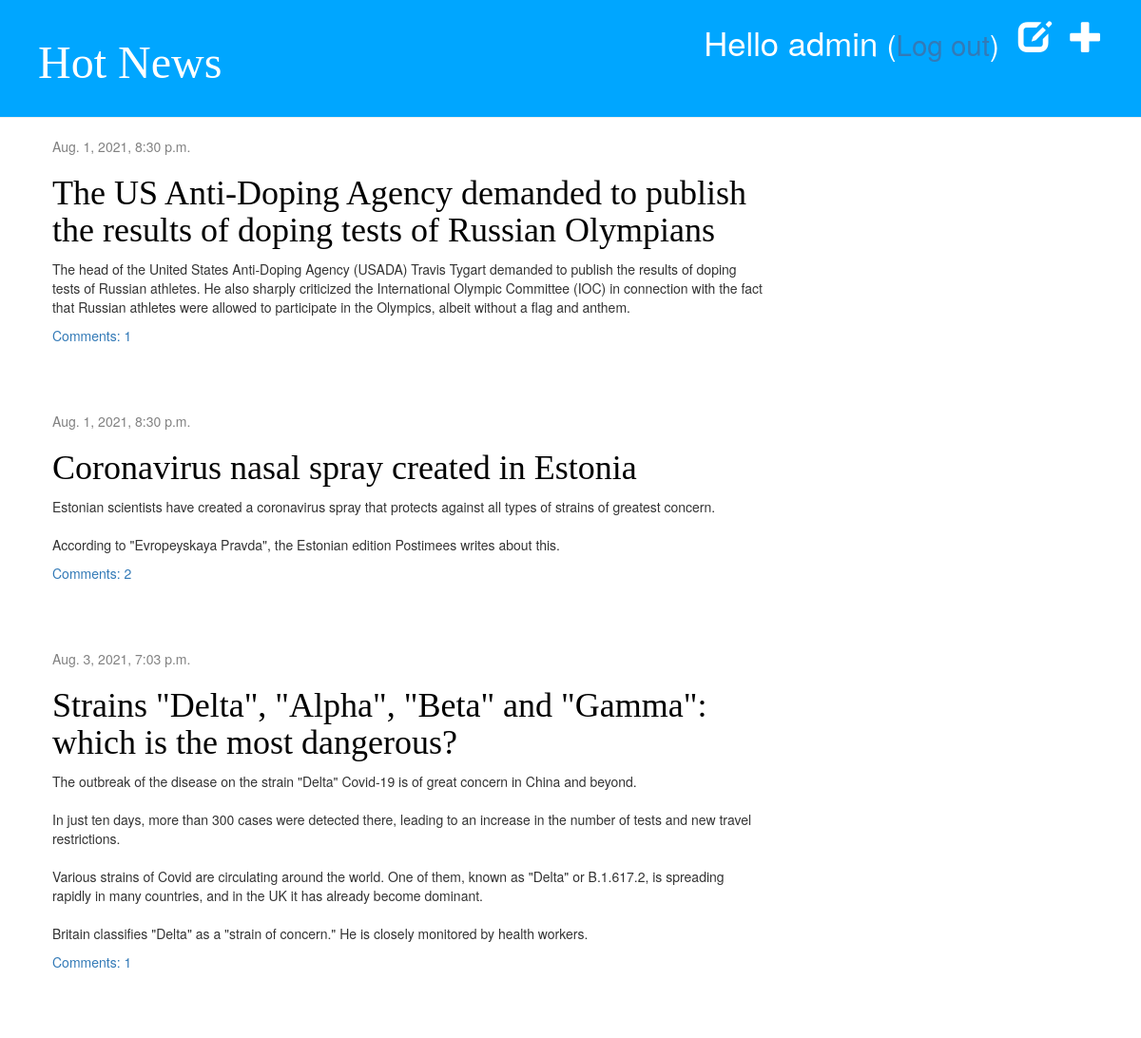
The app's page / (signed in) with its own data.
### news/models.py (models this page shows, shortened)
class Post(models.Model):
    author = models.ForeignKey(settings.AUTH_USER_MODEL, on_delete=models.CASCADE)
    title = models.CharField(max_length=200)
    text = models.TextField()
    created_date = models.DateTimeField(default=timezone.now)
    published_date = models.DateTimeField(blank=True, null=True)
    def approved_comments(self):
        return self.comments.filter(approved_comment=True)

### news/views.py (the view)
# urls.py: path('', views.post_list, name='post_list'),
def post_list(request):
    posts = Post.objects.filter(published_date__lte=timezone.now()).order_by('published_date')
    return render(request, 'news/post_list.html', {'posts': posts})

### news/templates/news/post_list.html
{% extends 'news/base.html' %}
{% block content %}
    {% for post in posts %}
        <div class="post">
            <div class="date">
                {{ post.published_date }}
            </div>
            <h1><a href="{% url 'post_detail' pk=post.pk %}">{{ post.title }}</a></h1>
            <p>{{ post.text|linebreaksbr }}</p>
            <a href="{% url 'post_detail' pk=post.pk %}">Comments: {{ post.approved_comments.count }}</a>
        </div>
    {% endfor %}
{% endblock %}

### news/templates/news/base.html (shortened to what this page needs)
{% load static %}
<html>
    <head>
        <link rel="stylesheet" href="//maxcdn.bootstrapcdn.com/bootstrap/3.2.0/css/bootstrap.min.css">
        <link rel="stylesheet" href="//maxcdn.bootstrapcdn.com/bootstrap/3.2.0/css/bootstrap-theme.min.css">
        <link rel="stylesheet" href="{% static 'css/news.css' %}">
    </head>
 <body>
    <div class="page-header">
    {% if user.is_authenticated %}
        <a href="{% url 'post_new' %}" class="top-menu"><span class="glyphicon glyphicon-plus"></span></a>
        <a href="{% url 'post_draft_list' %}" class="top-menu"><span class="glyphicon glyphicon-edit"></span></a>
        <p class="top-menu">Hello {{ user.username }} <small>(<a href="{% url 'logout' %}">Log out</a>)</small></p>
    {% else %}
        <a href="{% url 'login' %}" class="top-menu"><span class="glyphicon glyphicon-lock"></span></a>
    {% endif %}
    <h1><a href="/">Hot News</a></h1>
    </div>
    <div class="content container">
        <div class="row">
            <div class="col-md-8">
            {% block content %}
            {% endblock %}
            </div>
        </div>
    </div>
</body>
</html>

### news/static/css/news.css (style rules this page uses)
h1 a { color: #FCA205; }
body { padding-left: 0px; }
h1 a { color: #FCA205; font-family: 'Times New Roman'; }
.page-header { background-color: #00a6ff; margin-top: 0; padding: 20px 20px 20px 40px; }
.page-header h1, .page-header h1 a, .page-header h1 a:visited, .page-header h1 a:active { color: #ffffff; font-size: 36pt; text-decoration: none; }
.content { margin-left: 40px; }
h1, h2, h3, h4 { font-family: 'Times New Roman', cursive; }
.date { color: #828282; }
.top-menu, .top-menu:hover, .top-menu:visited { color: #ffffff; float: right; font-size: 26pt; margin-right: 20px; }
.post { margin-bottom: 70px; }
.post h1 a, .post h1 a:visited { color: #000000; }

### records on screen
Post: published_date "Aug. 1, 2021, 8:30 p.m.", title "The US Anti-Doping Agency demanded to publish the results of doping tests of Russian Olympians", text "The head of the United States Anti-Doping Agency (USADA) Travis Tygart demanded to publish the results of doping tests of Russian athletes. He also sharply criticized the International Olympic Committee (IOC) in connection with the fact that Russian athletes were allowed to participate in the Olympics, albeit without a flag and anthem.", approved_comments.count "1"
Post: published_date "Aug. 1, 2021, 8:30 p.m.", title "Coronavirus nasal spray created in Estonia", text "Estonian scientists have created a coronavirus spray that protects against all types of strains of greatest concern. According to \"Evropeyskaya Pravda\", the Estonian edition Postimees writes about this.", approved_comments.count "2"
Post: published_date "Aug. 3, 2021, 7:03 p.m.", title "Strains \"Delta\", \"Alpha\", \"Beta\" and \"Gamma\": which is the most dangerous?", text "The outbreak of the disease on the strain \"Delta\" Covid-19 is of great concern in China and beyond. In just ten days, more than 300 cases were detected there, leading to an increase in the number of tests and new travel restrictions. Various strains of Covid are circulating around the world. One of them, known as \"Delta\" or B.1.617.2, is spreading rapidly in many countries, and in the UK it has already become dominant. Britain classifies \"Delta\" as a \"strain of concern.\" He is closely monitored by health workers.", approved_comments.count "1"

### other values on screen
{{ user.username }} "admin"
